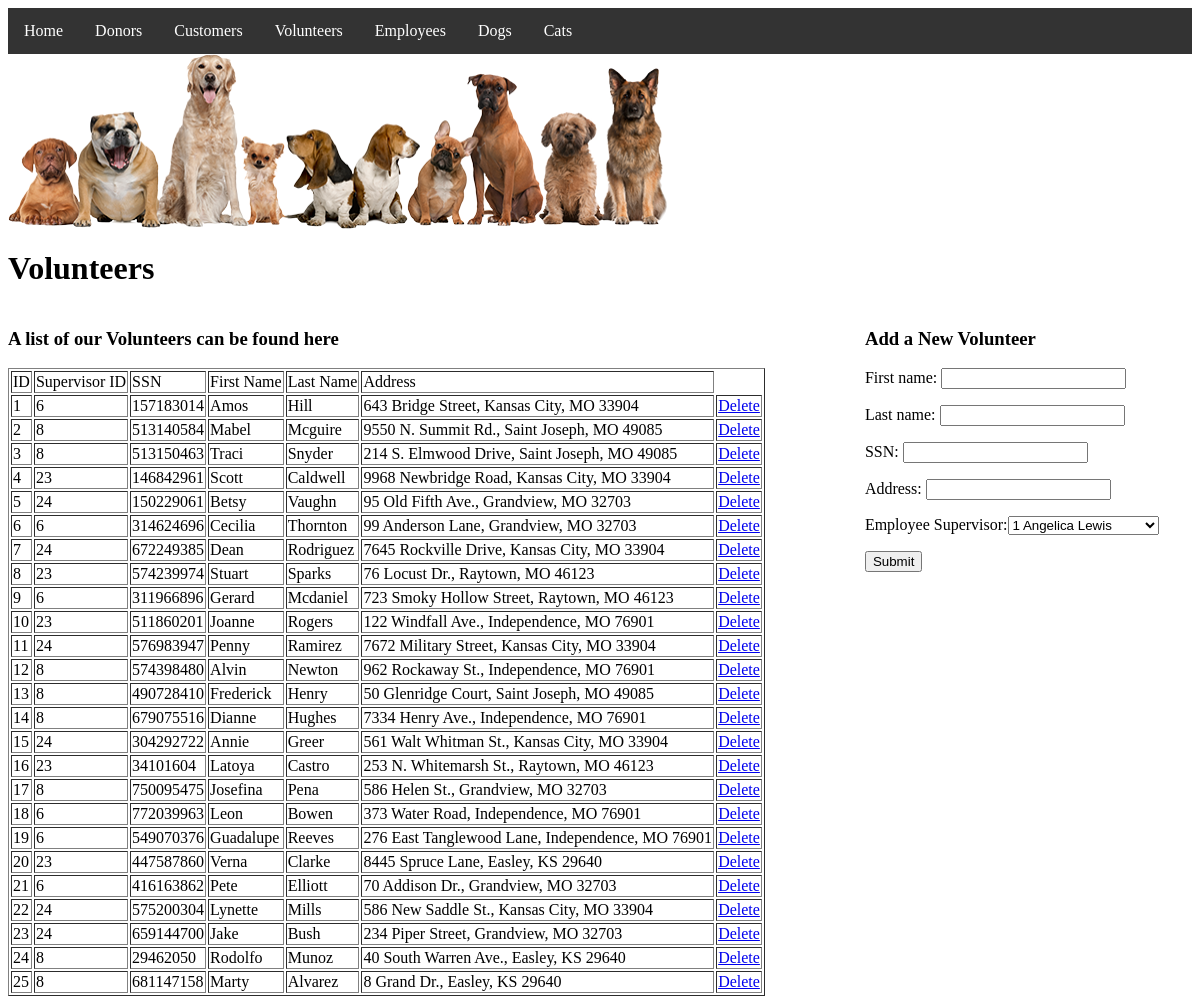
Page /volunteers.php on the earlier database version.
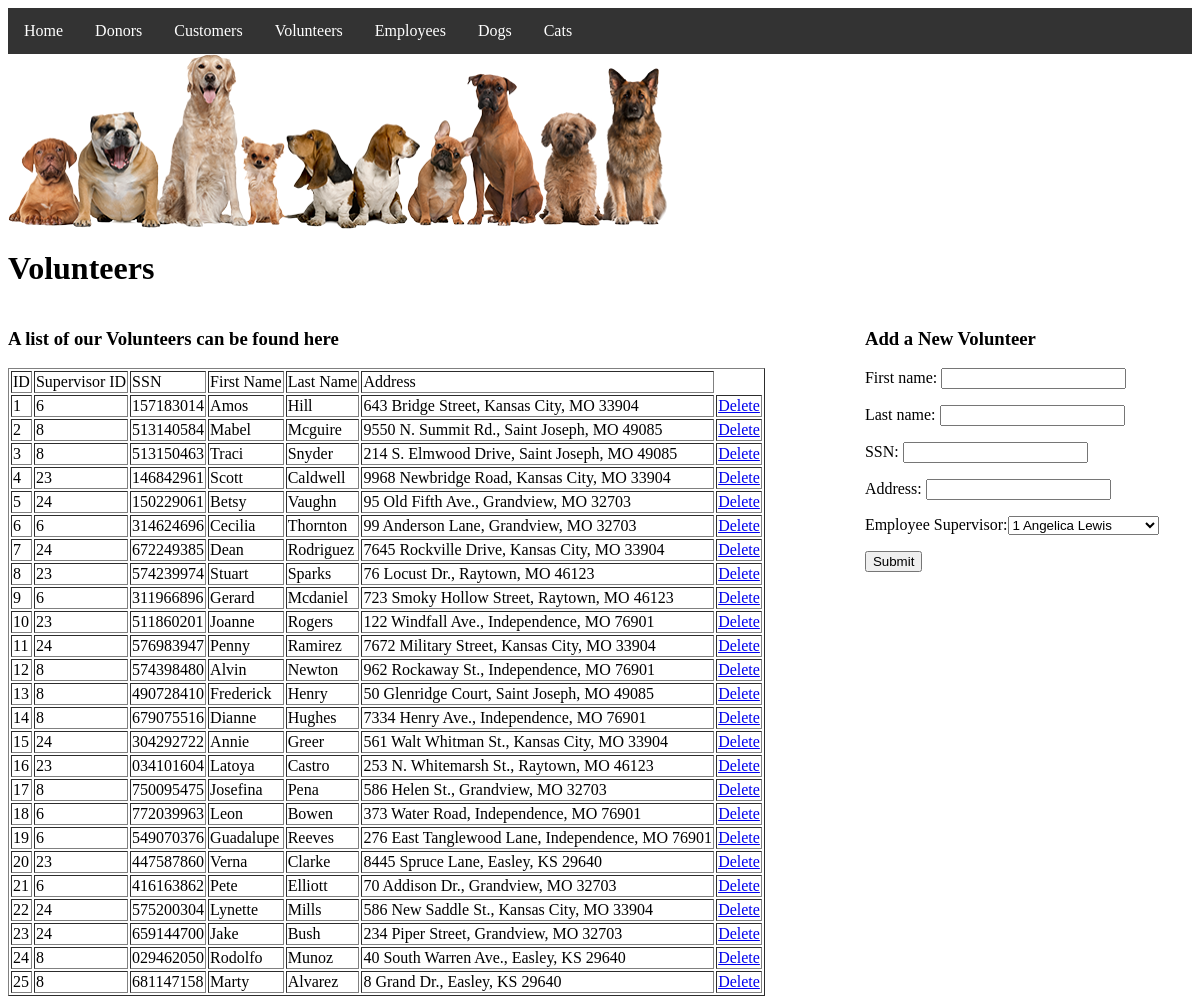
Same page on the later database version.
### tables this page shows
CREATE TABLE `Volunteer` (
	`Volunteer_ID` 		INT NOT NULL AUTO_INCREMENT,
	`Supervisor_ID` 	INT,  
	`SSN` 				VARCHAR(9) UNIQUE NOT NULL,
	`F_Name` 			VARCHAR(25),
	`L_Name` 			VARCHAR(25),
	`Address` 			VARCHAR(150) DEFAULT NULL,
    CONSTRAINT `Volunteer_Valid_SSN`  
		CHECK (`SSN` regexp('^[0-9][0-9][0-9][0-9][0-9][0-9][0-9][0-9][0-9]$')),
	CONSTRAINT `Volunteer_PK` PRIMARY KEY (`Volunteer_ID`)
);

### volunteers.php (the view, shortened to what this page needs)
<html>
<head>
    <?php require_once('./includes/dbconnect.php'); ?>
    <?php include('header.php'); ?>
</head>
<body>
<?php
$sql_of_q1 = "SELECT * FROM Volunteer;";
$q1result = mysqli_query($connection, $sql_of_q1);
?>
<h1>Volunteers</h1>
<div class="tableOutput" style="margin-right: 100px">
    <h3>A list of our Volunteers can be found here</h3>
    <table border="1">
        <?php
        echo "<tr>";
        echo "<td>".'ID'."</td>";
        echo "<td>".'Supervisor ID'."</td>";
        echo "<td>".'SSN'."</td>";
        echo "<td>".'First Name'."</td>";
        echo "<td>".'Last Name'."</td>";
        echo "<td>".'Address'."</td>";
        echo "</tr>";
        while($r = mysqli_fetch_assoc($q1result))
        {
            echo "<tr>";
            echo "<td>".$r['Volunteer_ID']."</td>";
            echo "<td>".$r['Supervisor_ID']."</td>";
            echo "<td>".$r['SSN']."</td>";
            echo "<td>".$r['F_Name']."</td>";
            echo "<td>".$r['L_Name']."</td>";
            echo "<td>".$r['Address']."</td>";
            echo "<td><a class='button alert' href='deletevolunteer.php?del=".$r["Volunteer_ID"]."'>Delete</a></td>";
            echo "</tr>";
        }
        ?>
    </table>
</div>
<div class="newdataform">
    <h3>Add a New Volunteer</h3>
    <form action="newvolunteer.php" method="post">
        <p>First name: <input type="text" name="f_name" /></p>
        <p>Last name: <input type="text" name="l_name" /></p>
        <p>SSN: <input type="password" name="ssn"  maxlength="9"/></p>
        <p>Address: <input type="text" name="address" /></p>
        <p>Employee Supervisor:<select id="employee_ID" name="employee_ID">
                <?php
                $sql = mysqli_query($connection, "SELECT F_Name, L_Name, Employee_ID FROM Employee");
                while ($row = $sql->fetch_assoc()){
                    echo "<option value='" . $row['Employee_ID'] . "'>" . $row['Employee_ID'] . " " . $row['F_Name'] . ' '.  $row['L_Name'] . "</option>";
                }
                ?>
            </select></p>
        <input type="submit" name="submit" value="Submit" />
    </form>
</div>
</body
</html>

Differences in the rows shown:
changed volunteer "Latoya": SSN "34101604" → "034101604"
changed volunteer "Rodolfo": SSN "29462050" → "029462050"
